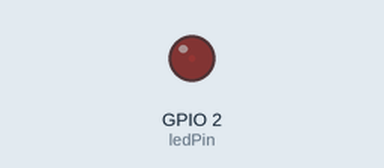
Bench run of a program on a simulated ESP32. Parts: output pins drawn as LEDs (lit = HIGH).

Above: at 0.05 s.
At 1.15 s:
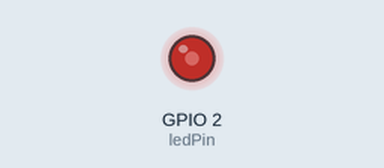
At 2.3 s:
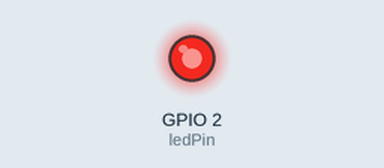
At 4.6 s:
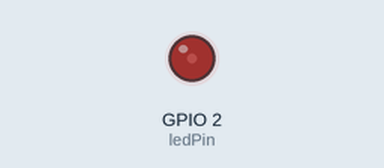
Timing chart, 0 to 6.7 s (numbered marks = the images above):
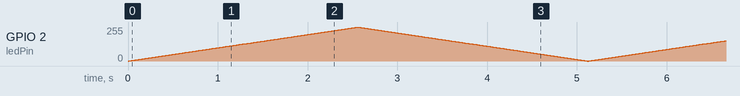

The program:

main.cpp
```cpp
#include <Arduino.h>

const int ledPin = 2;  // GPIO 2

// ESP32 PWM Properties
const int freq = 2000;      // PWM frequency in Hz
const int ledChannel = 0;   // Choose a PWM channel (0-15)
const int resolution = 8;   // 8-bit resolution (0-255)

void setup() {
  // Configure the PWM channel, frequency, and resolution
  ledcSetup(ledChannel, freq, resolution);

  // Attach the configured channel to the LED pin
  ledcAttachPin(ledPin, ledChannel);
}

void loop() {
  // Fade in
  for(int dutyCycle = 0; dutyCycle <= 255; dutyCycle++){
    ledcWrite(ledChannel, dutyCycle);
    delay(10);
  }

  // Fade out
  for(int dutyCycle = 255; dutyCycle >= 0; dutyCycle--){
    ledcWrite(ledChannel, dutyCycle);
    delay(10);
  }
}
```
